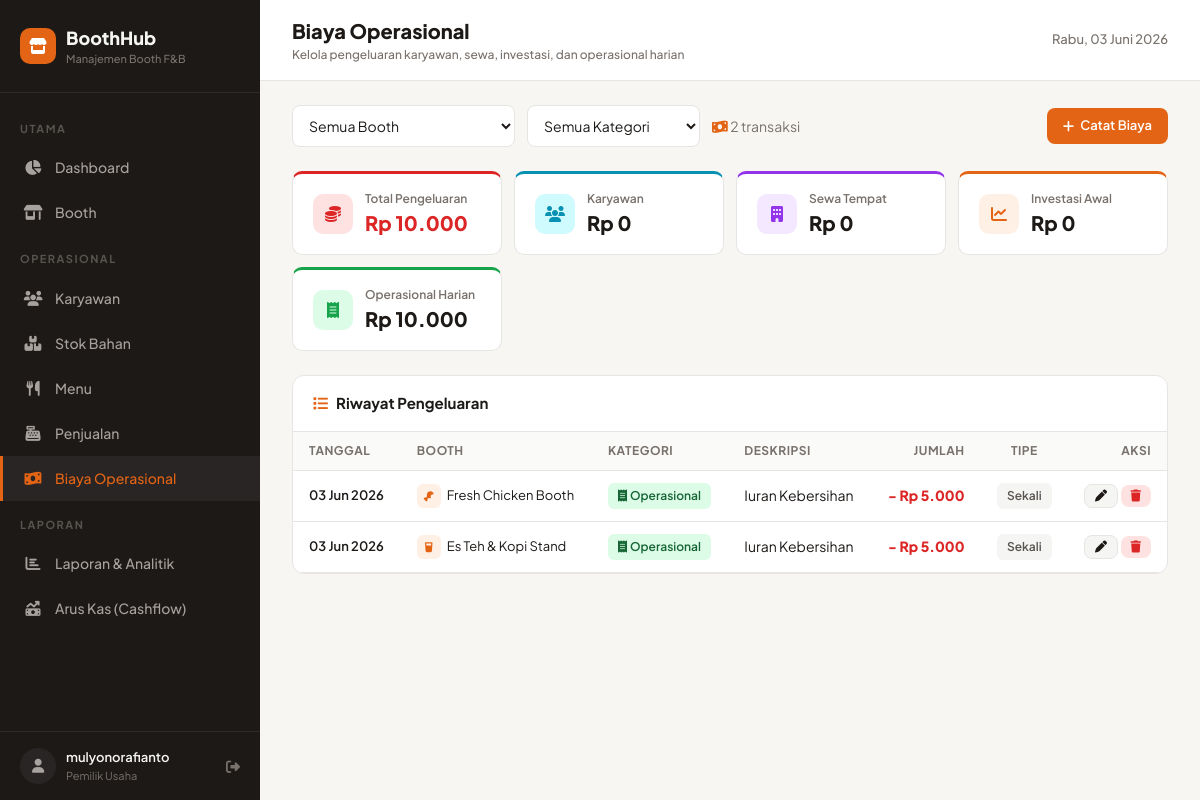
Page /biaya/ (signed in) on the committed database.
### boothapp/models.py (models this page shows, shortened)
class OperationalExpense(models.Model):
    CATEGORY_CHOICES = [
        ('karyawan', 'Biaya Karyawan'),
        ('sewa', 'Sewa Tempat'),
        ('investasi', 'Investasi Awal'),
        ('operasional', 'Operasional Harian'),
    ]
    booth = models.ForeignKey(Booth, on_delete=models.CASCADE, related_name='expenses')
    category = models.CharField(max_length=20, choices=CATEGORY_CHOICES, verbose_name='Kategori')
    description = models.CharField(max_length=200, verbose_name='Deskripsi')
    amount = models.PositiveIntegerField(verbose_name='Jumlah Biaya')
    date = models.DateField(verbose_name='Tanggal Pengeluaran')
    is_recurring = models.BooleanField(default=False, verbose_name='Biaya Berulang (Bulanan)')
    created_at = models.DateTimeField(auto_now_add=True)
    class Meta:
        verbose_name = 'Biaya Operasional'
        verbose_name_plural = 'Biaya Operasional'
        ordering = ['-date', '-created_at']

class Booth(models.Model):
    TIPE_CHOICES = [
        ('minuman', 'Minuman'),
        ('makanan', 'Makanan'),
        ('campuran', 'Campuran'),
    ]
    STATUS_CHOICES = [
        ('active', 'Aktif'),
        ('inactive', 'Nonaktif'),
    ]
    ICON_CHOICES = [
        ('fa-mug-hot', 'Kopi/Minuman'),
        ('fa-drumstick-bite', 'Ayam/Makanan'),
        ('fa-blender', 'Smoothie'),
        ('fa-glass-water', 'Es Teh'),
        ('fa-ice-cream', 'Dessert'),
        ('fa-utensils', 'Restoran'),
    ]
    name = models.CharField(max_length=200, verbose_name='Nama Booth')
    location = models.CharField(max_length=300, verbose_name='Lokasi')
    booth_type = models.CharField(max_length=20, choices=TIPE_CHOICES, verbose_name='Tipe')
    status = models.CharField(max_length=20, choices=STATUS_CHOICES, default='active')
    icon = models.CharField(max_length=50, choices=ICON_CHOICES, default='fa-mug-hot')
    created_at = models.DateTimeField(auto_now_add=True)
    class Meta:
        verbose_name = 'Booth'
        verbose_name_plural = 'Booth'
        ordering = ['name']

### boothapp/views.py (the view)
# urls.py: path('biaya/', views.expense_list, name='expense_list'),
@login_required
def expense_list(request):
    booth_id = request.GET.get('booth', 'all')
    category = request.GET.get('category', 'all')
    expenses = OperationalExpense.objects.select_related('booth').all()
    if booth_id != 'all':
        expenses = expenses.filter(booth_id=int(booth_id))
    if category != 'all':
        expenses = expenses.filter(category=category)
    total_expense = expenses.aggregate(total=Sum('amount'))['total'] or 0
    karyawan_expense = expenses.filter(category='karyawan').aggregate(total=Sum('amount'))['total'] or 0
    sewa_expense = expenses.filter(category='sewa').aggregate(total=Sum('amount'))['total'] or 0
    investasi_expense = expenses.filter(category='investasi').aggregate(total=Sum('amount'))['total'] or 0
    operasional_expense = expenses.filter(category='operasional').aggregate(total=Sum('amount'))['total'] or 0
    for e in expenses:
        e.amount_fmt = format_rp(e.amount)
    context = {
        'expenses': expenses,
        'booths': Booth.objects.all(),
        'selected_booth': booth_id,
        'selected_category': category,
        'total_expense_fmt': format_rp(total_expense),
        'karyawan_expense_fmt': format_rp(karyawan_expense),
        'sewa_expense_fmt': format_rp(sewa_expense),
        'investasi_expense_fmt': format_rp(investasi_expense),
        'operasional_expense_fmt': format_rp(operasional_expense),
    }
    return render(request, 'boothapp/expense_list.html', context)

### templates/boothapp/expense_list.html (shortened to what this page needs)
{% extends 'boothapp/base.html' %}
{% block nav_biaya %}active{% endblock %}
{% block page_title %}Biaya Operasional{% endblock %}
{% block page_subtitle %}Kelola pengeluaran karyawan, sewa, investasi, dan operasional harian{% endblock %}
{% block content %}
<div style="display:flex;justify-content:space-between;align-items:center;margin-bottom:24px;flex-wrap:wrap;gap:12px;">
    <div style="display:flex;align-items:center;gap:12px;flex-wrap:wrap;">
        <select class="form-select" style="width:auto;min-width:200px;" id="boothFilter" onchange="applyFilter()">
            <option value="all" {% if selected_booth == 'all' %}selected{% endif %}>Semua Booth</option>
        </select>
        <select class="form-select" style="width:auto;" id="catFilter" onchange="applyFilter()">
            <option value="all" {% if selected_category == 'all' %}selected{% endif %}>Semua Kategori</option>
        </select>
        <span style="font-size:14px;color:var(--muted);"><i class="fas fa-money-bill-wave" style="color:var(--accent);"></i> {{ expenses|length }} transaksi</span>
    </div>
    <a href="{% url 'boothapp:expense_create' %}" class="btn btn-primary" style="text-decoration:none;">
        <i class="fas fa-plus"></i> Catat Biaya
    </a>
</div>
<div style="display:grid;grid-template-columns:repeat(auto-fit,minmax(180px,1fr));gap:12px;margin-bottom:24px;">
    <div style="padding:16px 20px;background:var(--card);border:1px solid var(--border);border-radius:10px;display:flex;align-items:center;gap:12px;border-top:3px solid var(--danger);">
        <div style="width:40px;height:40px;border-radius:10px;background:#FEE2E2;display:flex;align-items:center;justify-content:center;">
            <i class="fas fa-coins" style="color:var(--danger);font-size:16px;"></i>
        </div>
        <div>
            <div style="font-size:12px;color:var(--muted);font-weight:600;">Total Pengeluaran</div>
            <div style="font-size:20px;font-weight:900;color:var(--danger);">{{ total_expense_fmt }}</div>
        </div>
    </div>
    <div style="padding:16px 20px;background:var(--card);border:1px solid var(--border);border-radius:10px;display:flex;align-items:center;gap:12px;border-top:3px solid var(--info);">
        <div style="width:40px;height:40px;border-radius:10px;background:#CFFAFE;display:flex;align-items:center;justify-content:center;">
            <i class="fas fa-users" style="color:var(--info);font-size:16px;"></i>
        </div>
        <div>
            <div style="font-size:12px;color:var(--muted);font-weight:600;">Karyawan</div>
            <div style="font-size:20px;font-weight:900;">{{ karyawan_expense_fmt }}</div>
        </div>
    </div>
    <div style="padding:16px 20px;background:var(--card);border:1px solid var(--border);border-radius:10px;display:flex;align-items:center;gap:12px;border-top:3px solid #9333EA;">
        <div style="width:40px;height:40px;border-radius:10px;background:#F3E8FF;display:flex;align-items:center;justify-content:center;">
            <i class="fas fa-building" style="color:#9333EA;font-size:16px;"></i>
        </div>
        <div>
            <div style="font-size:12px;color:var(--muted);font-weight:600;">Sewa Tempat</div>
            <div style="font-size:20px;font-weight:900;">{{ sewa_expense_fmt }}</div>
        </div>
    </div>
    <div style="padding:16px 20px;background:var(--card);border:1px solid var(--border);border-radius:10px;display:flex;align-items:center;gap:12px;border-top:3px solid var(--accent);">
        <div style="width:40px;height:40px;border-radius:10px;background:var(--accent-light);display:flex;align-items:center;justify-content:center;">
            <i class="fas fa-chart-line" style="color:var(--accent);font-size:16px;"></i>
        </div>
        <div>
            <div style="font-size:12px;color:var(--muted);font-weight:600;">Investasi Awal</div>
            <div style="font-size:20px;font-weight:900;">{{ investasi_expense_fmt }}</div>
        </div>
    </div>
    <div style="padding:16px 20px;background:var(--card);border:1px solid var(--border);border-radius:10px;display:flex;align-items:center;gap:12px;border-top:3px solid var(--success);">
        <div style="width:40px;height:40px;border-radius:10px;background:#DCFCE7;display:flex;align-items:center;justify-content:center;">
            <i class="fas fa-receipt" style="color:var(--success);font-size:16px;"></i>
        </div>
        <div>
            <div style="font-size:12px;color:var(--muted);font-weight:600;">Operasional Harian</div>
            <div style="font-size:20px;font-weight:900;">{{ operasional_expense_fmt }}</div>
        </div>
    </div>
</div>
<div class="card">
    <div class="card-header">
        <span><i class="fas fa-list" style="margin-right:8px;color:var(--accent);"></i>Riwayat Pengeluaran</span>
    </div>
    <div style="overflow-x:auto;">
        <table class="data-table">
            <thead>
                <tr>
                    <th>Tanggal</th>
                    <th>Booth</th>
                    <th>Kategori</th>
                    <th>Deskripsi</th>
                    <th style="text-align:right;">Jumlah</th>
                    <th style="text-align:center;">Tipe</th>
                    <th style="width:80px;text-align:right;">Aksi</th>
                </tr>
            </thead>
            <tbody>
                {% for expense in expenses %}
                <tr>
                    <td style="font-weight:600;font-size:13px;">{{ expense.date|date:"d M Y" }}</td>
                    <td>
                        <div style="display:flex;align-items:center;gap:6px;">
                            <div style="width:24px;height:24px;border-radius:6px;background:var(--accent-light);display:flex;align-items:center;justify-content:center;">
                                <i class="fas {{ expense.booth.icon }}" style="color:var(--accent);font-size:10px;"></i>
                            </div>
                            <span style="font-size:13px;">{{ expense.booth.name }}</span>
                        </div>
                    </td>
                    <td>
                        {% if expense.category == 'karyawan' %}
                        <span class="badge badge-info"><i class="fas fa-users" style="margin-right:3px;"></i>Karyawan</span>
                        {% elif expense.category == 'sewa' %}
                        <span class="badge" style="background:#F3E8FF;color:#9333EA;"><i class="fas fa-building" style="margin-right:3px;"></i>Sewa</span>
                        {% elif expense.category == 'investasi' %}
                        <span class="badge" style="background:var(--accent-light);color:var(--accent);"><i class="fas fa-chart-line" style="margin-right:3px;"></i>Investasi</span>
                        {% else %}
                        <span class="badge badge-success"><i class="fas fa-receipt" style="margin-right:3px;"></i>Operasional</span>
                        {% endif %}
                    </td>
                    <td>{{ expense.description }}</td>
                    <td style="text-align:right;font-weight:800;font-size:14px;color:var(--danger);">- {{ expense.amount_fmt }}</td>
                    <td style="text-align:center;">
                        {% if expense.is_recurring %}
                        <span class="badge badge-warning"><i class="fas fa-sync-alt" style="margin-right:3px;"></i>Bulanan</span>
                        {% else %}
                        <span class="badge badge-muted">Sekali</span>
                        {% endif %}
                    </td>
                    <td style="text-align:right;white-space:nowrap;">
                        <a href="{% url 'boothapp:expense_update' expense.pk %}" class="btn btn-secondary btn-sm" style="text-decoration:none;" title="Edit"><i class="fas fa-pen"></i></a>
                        <form method="post" action="{% url 'boothapp:expense_delete' expense.pk %}" style="display:inline;" onsubmit="return confirm('Hapus biaya ini?');">
                            <button type="submit" class="btn btn-danger btn-sm" title="Hapus"><i class="fas fa-trash"></i></button>
                        </form>
                    </td>
                </tr>
                {% endfor %}
            </tbody>
        </table>
    </div>
</div>
{% endblock %}

### templates/boothapp/base.html (shortened to what this page needs)
<!DOCTYPE html>
<html lang="id">
<head>
    <script src="https://cdn.tailwindcss.com"></script>
    <link rel="stylesheet" href="https://cdnjs.cloudflare.com/ajax/libs/font-awesome/6.5.1/css/all.min.css">
</head>
<body>
    <aside class="sidebar" id="sidebar">
        <div class="sidebar-brand">
            <div style="display:flex;align-items:center;gap:10px;">
                <div style="width:36px;height:36px;background:var(--accent);border-radius:10px;display:flex;align-items:center;justify-content:center;">
                    <i class="fas fa-store" style="color:white;font-size:16px;"></i>
                </div>
                <div>
                    <div style="color:#F5F5F4;font-weight:800;font-size:18px;">BoothHub</div>
                    <div style="color:#78716C;font-size:11px;font-weight:500;">Manajemen Booth F&B</div>
                </div>
            </div>
        </div>
        <nav class="sidebar-nav">
            <div class="sidebar-section">Utama</div>
            <a href="{% url 'boothapp:dashboard' %}" class="{% block nav_dashboard %}{% endblock %}"><i class="fas fa-chart-pie"></i> Dashboard</a>
            <a href="{% url 'boothapp:booth_list' %}" class="{% block nav_booth %}{% endblock %}"><i class="fas fa-store-alt"></i> Booth</a>
            <div class="sidebar-section">Operasional</div>
            <a href="{% url 'boothapp:employee_list' %}" class="{% block nav_karyawan %}{% endblock %}"><i class="fas fa-users"></i> Karyawan</a>
            <a href="{% url 'boothapp:inventory_list' %}" class="{% block nav_stok %}{% endblock %}"><i class="fas fa-boxes-stacked"></i> Stok Bahan</a>
            <a href="{% url 'boothapp:menu_list' %}" class="{% block nav_menu %}{% endblock %}"><i class="fas fa-utensils"></i> Menu</a>
            <a href="{% url 'boothapp:sale_list' %}" class="{% block nav_penjualan %}{% endblock %}"><i class="fas fa-cash-register"></i> Penjualan</a>
            <a href="{% url 'boothapp:expense_list' %}" class="{% block nav_biaya %}{% endblock %}"><i class="fas fa-money-bill-wave"></i> Biaya Operasional</a>
                       <div class="sidebar-section">Laporan</div>
            <a href="{% url 'boothapp:report' %}" class="{% block nav_laporan %}{% endblock %}"><i class="fas fa-chart-bar"></i> Laporan & Analitik</a>
            <a href="{% url 'boothapp:cashflow_report' %}" class="{% block nav_cashflow %}{% endblock %}"><i class="fas fa-money-bill-trend-up"></i> Arus Kas (Cashflow)</a>
        </nav>
        <div style="padding:16px 20px;border-top:1px solid rgba(255,255,255,0.08);">
            <div style="display:flex;align-items:center;gap:10px;">
                <div style="width:36px;height:36px;background:#292524;border-radius:50%;display:flex;align-items:center;justify-content:center;">
                    <i class="fas fa-user" style="color:#A8A29E;font-size:14px;"></i>
                </div>
                <div style="flex:1;">
                    <div style="color:#F5F5F4;font-size:13px;font-weight:600;">{{ request.user.get_full_name|default:request.user.username }}</div>
                    <div style="color:#78716C;font-size:11px;">Pemilik Usaha</div>
                </div>
                <a href="{% url 'logout' %}" style="color:#78716C;font-size:14px;" title="Logout"><i class="fas fa-sign-out-alt"></i></a>
            </div>
        </div>
    </aside>
    <div class="main-content">
        <div class="topbar">
            <div style="display:flex;align-items:center;gap:12px;">
                <div>
                    <h1 id="pageTitle" style="font-size:20px;font-weight:800;">{% block page_title %}Dashboard{% endblock %}</h1>
                    <p id="pageSubtitle" style="font-size:12px;color:var(--muted);font-weight:500;">{% block page_subtitle %}{% endblock %}</p>
                </div>
            </div>
            <div style="display:flex;align-items:center;gap:12px;">
                <div style="font-size:13px;color:var(--muted);font-weight:500;">{% now "l, d F Y" %}</div>
            </div>
        </div>
        <div style="padding:24px 32px;" class="page-enter">
            {% block content %}{% endblock %}
        </div>
    </div>
</body>
</html>

### rows in the picture
OperationalExpense: date "03 Jun 2026", booth.name "Fresh Chicken Booth", category "operasional" (drawn), description "Iuran Kebersihan", amount_fmt "Rp 5.000", is_recurring "Sekali"
OperationalExpense: date "03 Jun 2026", booth.name "Es Teh & Kopi Stand", category "operasional" (drawn), description "Iuran Kebersihan", amount_fmt "Rp 5.000", is_recurring "Sekali"

### other values in the picture
{{ request.user.get_full_name|default:request.user.username }} "mulyonorafianto"
{{ expenses|length }} "2"
{{ total_expense_fmt }} "Rp 10.000"
{{ karyawan_expense_fmt }} "Rp 0"
{{ sewa_expense_fmt }} "Rp 0"
{{ investasi_expense_fmt }} "Rp 0"
{{ operasional_expense_fmt }} "Rp 10.000"
